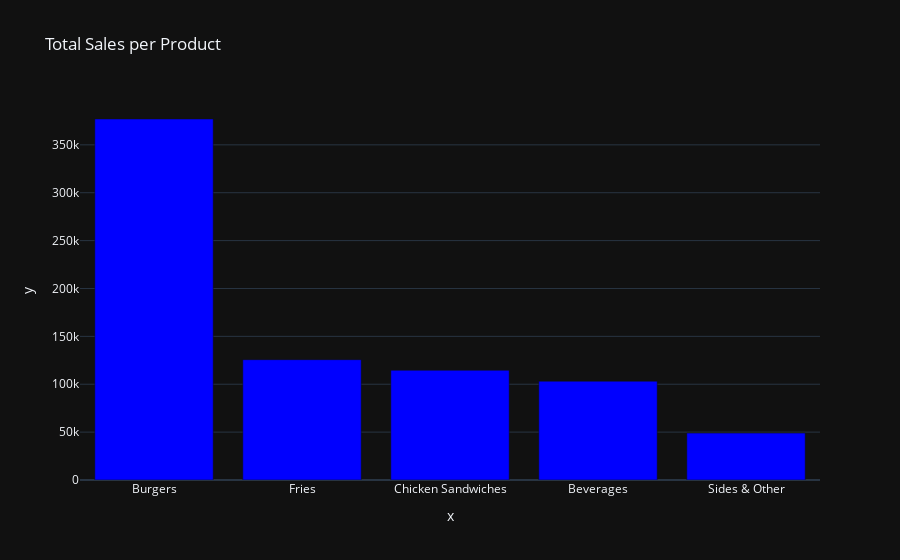

Notebook code for this chart:
### Code cell
product_sales = df.groupby('Product')['Total_Sales'].sum().sort_values(ascending=False)
fig_prod = px.bar(product_sales, x=product_sales.index, y=product_sales.values, title='Total Sales per Product', color_discrete_sequence=['blue'])
fig_prod.show()

### Figure 1 — Plotly figure (JSON) as saved in the notebook; plotly's stock layout.template omitted (floating-point values rounded to 4 significant figures)
{"data": [{"hovertemplate": "x=%{x}<br>y=%{y}<extra></extra>", "legendgroup": "", "marker": {"color": "blue", "pattern": {"shape": ""}}, "name": "", "orientation": "v", "showlegend": false, "textposition": "auto", "x": ["Burgers", "Fries", "Chicken Sandwiches", "Beverages", "Sides & Other"], "xaxis": "x", "y": [377000.0, 125700.0, 114600.0, 103200.0, 49000.0], "yaxis": "y", "type": "bar"}], "layout": {"xaxis": {"anchor": "y", "domain": [0.0, 1.0], "title": {"text": "x"}}, "yaxis": {"anchor": "x", "domain": [0.0, 1.0], "title": {"text": "y"}}, "legend": {"tracegroupgap": 0}, "title": {"text": "Total Sales per Product"}, "barmode": "relative"}}
